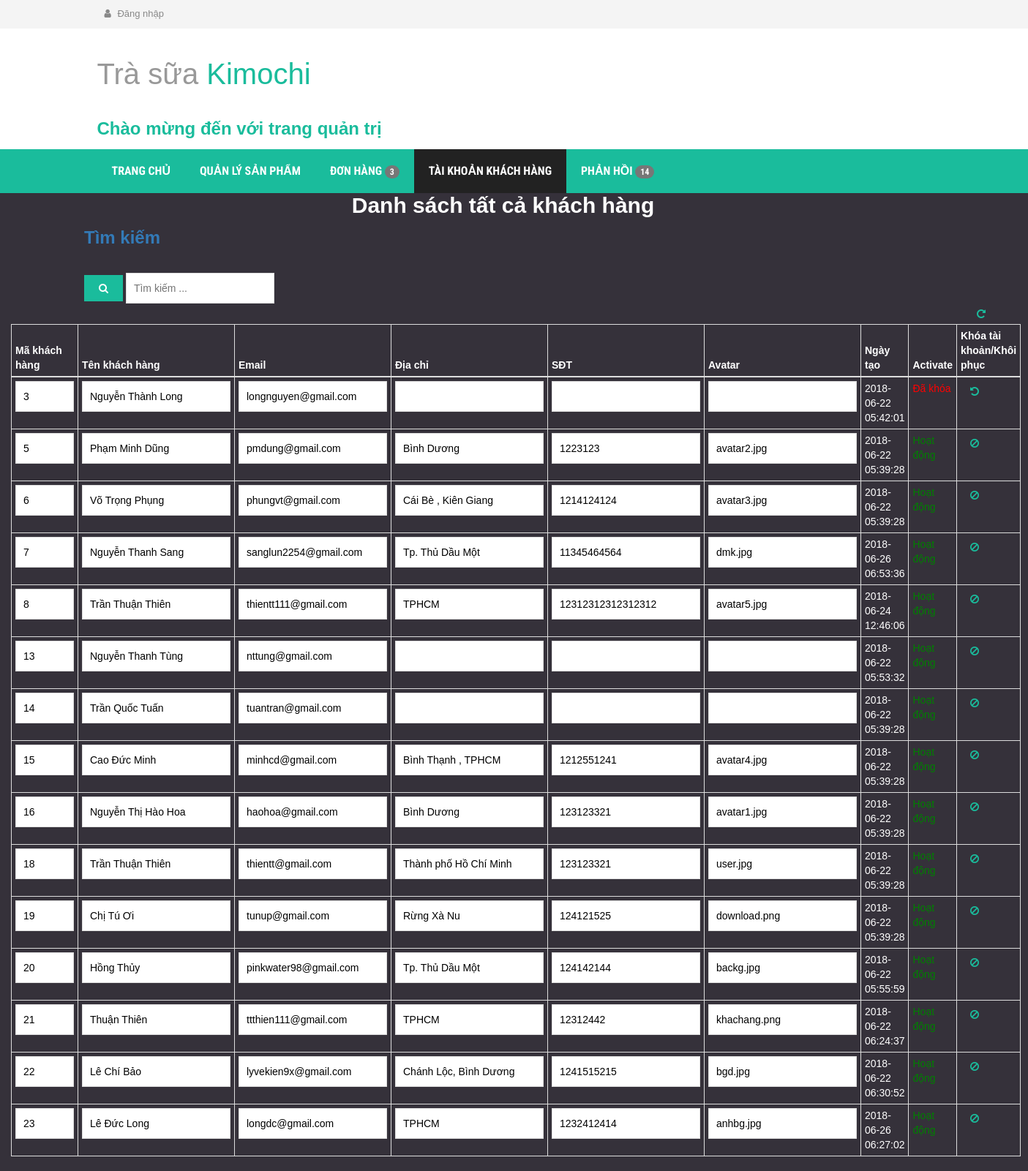
Screenshot of /WebTraSua/account_client.php with the database file from the repository.
### tables this page shows
CREATE TABLE `tb_khachhangs` (
  `makh` int(11) NOT NULL,
  `tenkh` text NOT NULL,
  `email` text NOT NULL,
  `password` text NOT NULL,
  `diachi` text NOT NULL,
  `sdt` text NOT NULL,
  `avatar` text NOT NULL,
  `ngaytao` timestamp NOT NULL DEFAULT CURRENT_TIMESTAMP ON UPDATE CURRENT_TIMESTAMP,
  `activate` tinyint(1) DEFAULT '1',
  `active` tinyint(1) NOT NULL DEFAULT '0'
);

### WebTraSua/model/database.php (called while the page is built, shortened)
<?php
class database{
    public $_dbh = '';
    public $_sql = '';
    public function database() {
        $this->_dbh = new PDO('mysql:host=localhost; dbname=ql_bantrasua','root','');
        $this->_dbh->query('set names "utf8"');
    }
    public function setQuery($sql) {
        $this->_sql = $sql;
    }
    public function execute($options=array()) {
        $this->_cursor = $this->_dbh->prepare($this->_sql);
        $this->_cursor->execute();
        return $this->_cursor;
    }
    public function loadAllRows($options=array()) {
        if(!$options) {
            if(!$result = $this->execute())
                return false;
        }
        else {
            if(!$result = $this->execute($options))
                return false;
        }
        return $result->fetchAll(PDO::FETCH_OBJ);
    }
}
?>

### WebTraSua/controller/c_admin.php (called while the page is built, shortened)
<?php
	include ('model/m_admin.php');
	class C_Admin{
		function getAllAccount(){
			$m_admin = new M_Admin();
			$user = $m_admin->loadAllAccount();
			return array('user'=>$user);
		}
		function getCount_newOrder_newResponse(){
			$m_admin = new M_Admin();
			$getcount_response = $m_admin->loadMsg_Unread();
			$getcount_order = $m_admin->getAllOrder_unUsed();
			return array('c_order'=>count($getcount_order),'c_response'=>count($getcount_response));
		}
	}
?>

### WebTraSua/model/m_admin.php (called while the page is built, shortened)
<?php
	include ("model/database.php");
	class M_Admin extends database{
		function loadAllAccount(){
			$sql  = "SELECT * FROM tb_khachhangs ";
			return $this->loadAllRows();
		}
		function loadMsg_Unread(){
			$sql = "SELECT * FROM tb_phanhois ph JOIN tb_khachhangs kh ON ph.makh = kh.makh WHERE ph.read_msg = 0 ";
			return $this->loadAllRows();
		}
		function getAllOrder_unUsed(){
			$sql = "SELECT ct.mahd,SUM(ct.tongtien) as tongtien_hd,kh.tenkh,kh.email,hd.diachi_nhan,hd.sdt_nhan,hd.tennguoinhan,hd.trangthai
					FROM tb_hoadons hd JOIN tb_khachhangs kh ON hd.makh = kh.makh
									   JOIN tb_chitiethds ct ON hd.mahd = ct.mahd
					WHERE hd.trangthai = 0
					GROUP by ct.mahd,kh.tenkh,hd.diachi_nhan,hd.sdt_nhan,hd.tennguoinhan,hd.trangthai,kh.email";
			return $this->loadAllRows();
		}
	}
?>

### WebTraSua/account_client.php (the view, shortened to what this page needs)
<?php
    include ('controller/c_admin.php');
    $c_admin = new C_Admin();
    $user_request = $c_admin->getAllAccount();
    $users = $user_request['user'];
    $getCount = $c_admin->getCount_newOrder_newResponse();
    $c_newOrder = $getCount['c_order'];
    $c_newRes = $getCount['c_response'];
?>
<!DOCTYPE html PUBLIC "-//W3C//DTD XHTML 1.0 Transitional//EN" "http://www.w3.org/TR/xhtml1/DTD/xhtml1-transitional.dtd">
<html xmlns="http://www.w3.org/1999/xhtml">
<head>
    <link rel="stylesheet" href="http://maxcdn.bootstrapcdn.com/bootstrap/3.2.0/css/bootstrap.min.css
    ">
    <link rel="stylesheet" href="http://maxcdn.bootstrapcdn.com/font-awesome/4.3.0/css/font-awesome.min.css">
    <link rel="stylesheet" href="public/JQuery/style.css">
    <link rel="stylesheet" href="public/css/owl.carousel.css">
    <link rel="stylesheet" href="public/style.css">
    <link rel="stylesheet" href="public/css/responsive.css">
    <link rel="stylesheet" type="text/css" href="public/myCSS.css">
</head>
<body>
<div class="header-area">
        <div class="container">
            <div class="row">
                <div class="col-md-12">
                    <div class="user-menu nav navbar-nav">
                        <ul>
                            <?php
                                if(isset($_SESSION['admin_username'])){
                                    ?>
                                    <li><a href="#"><i class="fa fa-user" style="color: blue;"><?=$_SESSION['admin_username']?></i></a></li>
                                    <li><a href="admin_dangxuat.php"><i class="fa fa-user"></i> Đăng xuất</a></li>
                                    <?php
                                }else{
                                    ?>
                                     <li><a href="dangnhap_admin.php"><i class="fa fa-user"></i> Đăng nhập</a></li>
                                    <?php
                                }
                            ?>
                        </ul>
                    </div>
                </div>
            </div>
        </div>
    </div>
    <div class="site-branding-area">
        <div class="container">
            <div class="row">
                    <div class="col-sm-12" style="background-color: #ffffff;">
                        <div class="logo">
                            <h1><a href="index.php">Trà sữa <span>Kimochi</span></a></h1>
                            <h3><a href="#" style="text-decoration: none;"><span>Chào mừng đến với trang quản trị</span></a></h1>
                        </div>
                    </div>
            </div>
        </div>
    </div>
    <div class="mainmenu-area">
        <div class="container">
            <div class="row">
                <div class="navbar-collapse collapse">
                    <ul class="nav navbar-nav">
                         <li><a href="admin_index.php">Trang chủ</a></li>
                        <li><a href="admin_products.php"</a>Quản Lý Sản Phẩm</a></li>
                        <li><a href="admin_order.php">Đơn Hàng <span class="badge"><?=$c_newOrder?></span></a></li>
                        <li  class="active"><a href="account_client.php">Tài Khoản Khách Hàng</a></li>
                        <li><a href="response.php">Phản Hồi <span class="badge"><?php if($c_newRes != 0) echo $c_newRes?></span></a></li>
                    </ul>
                </div>
            </div>
        </div>
    </div>
<div class="container-fluid"  style="background-color: #35313a;">
	<div class="row col-md-12">
		<h2 style="color: white;">Danh sách tất cả khách hàng</h2>
        <div>
        <div class="row" style="margin-left: 100px;">
                <h3 class="text text-primary">Tìm kiếm</h3>
                <br>
               <form target="#" method="POST" class="search-form" action="#">
                    <span class="search-pan">
                        <button type="submit" id="btnSearch">
                        <i class="fa fa-search"></i>
                        </button>
                        <input type="text" id="search" placeholder="Tìm kiếm ..." autocomplete="off" />
                    </span>
                </form>
            </div>
        </div>
		<div class="box-content">
	        <div class="btn-toolbar pull-right clearfix">
	            <div class="btn-group">
	                <a class="btn btn-circle show-tooltip" title="Làm mới" href="account_client.php"><i class="fa fa-repeat"></i></a>
	            </div>
	        </div>
	    </div>
        <form action="#" method="post">
    	<table class="table table-condensed table-bordered" style="color: white;">
        	<thead>
            	<tr>
                    <th>Mã khách hàng</th>
                    <th>Tên khách hàng</th>
                    <th>Email</th>
                    <th>Địa chỉ</th>
                    <th>SĐT</th>
                    <th>Avatar</th>
                    <th>Ngày tạo</th>
                    <th>Activate</th>
                    <th>Khóa tài khoản/Khôi phục</th>
                </tr>
            </thead>
            <tbody id="data">
                <?php
                    foreach ($users as $user) {
                        ?>
                        <tr style="color: black">
                            <td ><input style="width :80px;" type="text" value="<?=$user->makh?>" name='makh'/></td>
                            <td><input type="text" value="<?=$user->tenkh?>" name='tenkh'/></td>
                            <td><input type="text" value="<?=$user->email?>" name='email'/></td>
                            <td><input type="text" value="<?=$user->diachi?>" name='diachi'/></td>
                            <td><input type="text" value="<?=$user->sdt?>" name='sdt'/></td>
                            <td><input type="text" value="<?=$user->avatar?>" name='avatar'/></td>
                            <td style="color: white;"><?=$user->ngaytao?></td>
                            <?php
                                if($user->activate == 1){
                                    ?>
                                    <td style="color: green;">Hoạt động</td>
                                    <?php
                                }
                                else {
                                    ?>
                                    <td style="color: red;">Đã khóa</td>
                                    <?php
                                }
                                if($user->activate == 0){
                                ?>
                                    <td><a class="btn btn-circle show-tooltip" title="Khôi phục tài khoản" href='admin_khoiphuc.php?makh=<?=$user->makh?>' onClick="javascript: return confirm('Bạn có chắc muốn khôi phục tài khoản khách hàng này ?');"><i class="fa fa-undo"></i></a></td>
                                <?php
                                }
                                else{
                                    ?>
                                     <td><a class="btn btn-circle show-tooltip" title="Khóa tài khoản" href='admin_xoaAccount.php?makh=<?=$user->makh?>' onClick="javascript: return confirm('Bạn có chắc muốn khóa tài khoản khách hàng này ?');"><i class="fa fa-ban"></i></a></td>
                                    <?php
                                }
                                ?>
                        </tr>
                        <?php
                    }
                ?>
            </tbody>
        </table>
        </form>
    </div>
    <br>
    <br>
    <br />
</div>
</body>
</html>

### WebTraSua/public/style.css (style rules this page uses)
h1, h2, h3, h4, h5, h6 { font-weight: 700; margin: 0 0 15px; }
body { font-family: 'segoe ui light', sans-serif; }
.header-area { background: none repeat scroll 0 0 #f4f4f4; }
.header-area a { color: #888; }
.user-menu ul { list-style: outside none none; margin: 0; padding: 0; }
.user-menu li { display: inline-block; }
.user-menu li a { display: block; font-size: 13px; margin-right: 5px; padding: 10px; }
.user-menu li a i.fa { margin-right: 5px; }
.mainmenu-area { background: none repeat scroll 0 0 #1abc9c; font-family: "Roboto Condensed",sans-serif; text-transform: uppercase; width: 100%; z-index: 999; }
.logo h1 { font-size: 40px; margin: 40px 0;font-weight: 400; }
.logo h1 a { color: #999; }
.logo h1 a span { color: #1abc9c; }
.mainmenu-area ul.navbar-nav li a { color: #fff; font-size: 16px; font-weight: 700; padding: 20px; }
.mainmenu-area ul.navbar-nav li:hover a, .mainmenu-area ul.navbar-nav li.active a { background: #222 }
a { color: #1abc9c }
input[type="text"], input[type="password"], input[type="email"], textarea { border: 1px solid #ddd; padding: 10px; }
input[type="submit"], button[type=submit] { background: none repeat scroll 0 0 #1abc9c; border: medium none; color: #fff; padding: 11px 20px; text-transform: uppercase; }

### WebTraSua/public/myCSS.css (style rules this page uses)
body { position: relative; }
h2 { text-align: center; }
.table { color: white; }
.avatar-form table,td { margin-left: 10%; }

### rows the page displays
tb_khachhangs: makh "3", tenkh "Nguyễn Thành Long", email "longnguyen@gmail.com", ngaytao "2018-06-22 05:42:01", activate "Đã khóa"
tb_khachhangs: makh "5", tenkh "Phạm Minh Dũng", email "pmdung@gmail.com", diachi "Bình Dương", sdt "1223123", avatar "avatar2.jpg", ngaytao "2018-06-22 05:39:28", activate "Hoạt động"
tb_khachhangs: makh "6", tenkh "Võ Trọng Phụng", email "phungvt@gmail.com", diachi "Cái Bè , Kiên Giang", sdt "1214124124", avatar "avatar3.jpg", ngaytao "2018-06-22 05:39:28", activate "Hoạt động"
tb_khachhangs: makh "7", tenkh "Nguyễn Thanh Sang", email "sanglun2254@gmail.com", diachi "Tp. Thủ Dầu Một", sdt "11345464564", avatar "dmk.jpg", ngaytao "2018-06-26 06:53:36", activate "Hoạt động"
tb_khachhangs: makh "8", tenkh "Trần Thuận Thiên", email "thientt111@gmail.com", diachi "TPHCM", sdt "12312312312312312", avatar "avatar5.jpg", ngaytao "2018-06-24 12:46:06", activate "Hoạt động"
tb_khachhangs: makh "13", tenkh "Nguyễn Thanh Tùng", email "nttung@gmail.com", ngaytao "2018-06-22 05:53:32", activate "Hoạt động"
tb_khachhangs: makh "14", tenkh "Trần Quốc Tuấn", email "tuantran@gmail.com", ngaytao "2018-06-22 05:39:28", activate "Hoạt động"
tb_khachhangs: makh "15", tenkh "Cao Đức Minh", email "minhcd@gmail.com", diachi "Bình Thạnh , TPHCM", sdt "1212551241", avatar "avatar4.jpg", ngaytao "2018-06-22 05:39:28", activate "Hoạt động"
tb_khachhangs: makh "16", tenkh "Nguyễn Thị Hào Hoa", email "haohoa@gmail.com", diachi "Bình Dương", sdt "123123321", avatar "avatar1.jpg", ngaytao "2018-06-22 05:39:28", activate "Hoạt động"
tb_khachhangs: makh "18", tenkh "Trần Thuận Thiên", email "thientt@gmail.com", diachi "Thành phố Hồ Chí Minh", sdt "123123321", avatar "user.jpg", ngaytao "2018-06-22 05:39:28", activate "Hoạt động"
tb_khachhangs: makh "19", tenkh "Chị Tú Ơi", email "tunup@gmail.com", diachi "Rừng Xà Nu", sdt "124121525", avatar "download.png", ngaytao "2018-06-22 05:39:28", activate "Hoạt động"
tb_khachhangs: makh "20", tenkh "Hồng Thủy", email "pinkwater98@gmail.com", diachi "Tp. Thủ Dầu Một", sdt "124142144", avatar "backg.jpg", ngaytao "2018-06-22 05:55:59", activate "Hoạt động"
tb_khachhangs: makh "21", tenkh "Thuận Thiên", email "ttthien111@gmail.com", diachi "TPHCM", sdt "12312442", avatar "khachang.png", ngaytao "2018-06-22 06:24:37", activate "Hoạt động"
tb_khachhangs: makh "22", tenkh "Lê Chí Bảo", email "lyvekien9x@gmail.com", diachi "Chánh Lộc, Bình Dương", sdt "1241515215", avatar "bgd.jpg", ngaytao "2018-06-22 06:30:52", activate "Hoạt động"
tb_khachhangs: makh "23", tenkh "Lê Đức Long", email "longdc@gmail.com", diachi "TPHCM", sdt "1232412414", avatar "anhbg.jpg", ngaytao "2018-06-26 06:27:02", activate "Hoạt động"

### other values shown
$c_newOrder "3"
$c_newRes "14"
